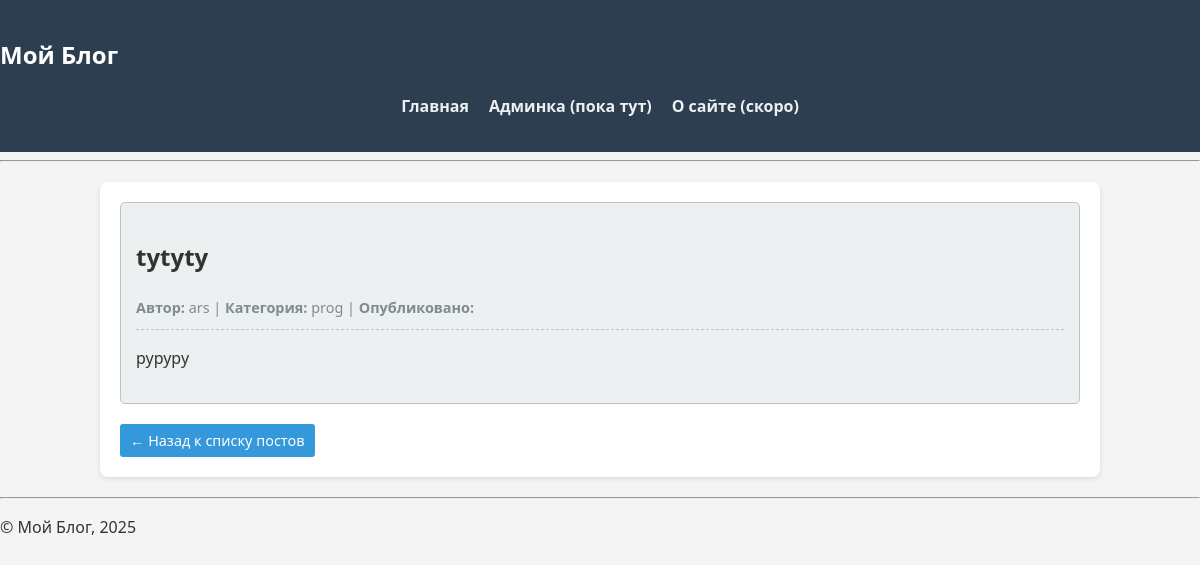
The app's page /blog/post/2/ with its own data.
### blog/models.py (models this page shows, shortened)
class Post(models.Model):
    title = models.CharField(max_length=200, verbose_name='Заголовок')
    content = models.TextField(verbose_name='Содержание')
    created_at = models.DateTimeField(auto_now_add=True, verbose_name='Дата создания')
    updated_at = models.DateTimeField(auto_now=True, verbose_name='Дата обновления')
    published_at = models.DateTimeField(blank=True, null=True, verbose_name='Дата публикации')
    category = models.ForeignKey(
        Category,
        on_delete=models.CASCADE,
        related_name='posts',
        verbose_name='Категория'
    )
    author = models.CharField(max_length=100, default='Аноним', verbose_name='Автор')
    class Meta:
        verbose_name = 'Пост'
        verbose_name_plural = 'Посты'
        ordering = ['-created_at']

class Category(models.Model):
    name = models.CharField(max_length=100)
    slug = models.SlugField(max_length=100, unique=True)
    class Meta:
        verbose_name = 'Категория'
        verbose_name_plural = 'Категории'

### blog/views.py (the view)
# urls.py: path('post/<int:post_id>/', views.post_detail, name='post_detail'),
def post_detail(request, post_id):
    post = get_object_or_404(Post, id=post_id)
    context = {
        'post': post
    }
    return render(request, 'blog/post_detail.html', context)

### templates/blog/post_detail.html (shortened to what this page needs)
{% extends 'blog/base.html' %}
{% block content %}
<div class="container">
    <article class="post-card">
        <h1>{{ post.title }}</h1>
        <div class="post-meta">
            <strong>Автор:</strong> {{ post.author }} |
            <strong>Категория:</strong> {{ post.category.name }} |
            <strong>Опубликовано:</strong> {{ post.published_at|date:"d E Y, H:i" }}
        </div>
        <div class="post-content">
            <p>{{ post.content | linebreaks }}</p>
        </div>
    </article>
    <a href="{% url 'blog:post_list' %}" class="read-more">← Назад к списку постов</a>
</div>
{% endblock %}

### static/blog/css/style.css (style rules this page uses)
body { font-family: 'Segoe UI', Tahoma, Geneva, Verdana, sans-serif; line-height: 1.6; margin: 0; padding: 0; background-color: #f4f4f4; color: #333; }
.container { width: 80%; margin: 20px auto; background: white; padding: 20px; border-radius: 8px; box-shadow: 0 2px 5px rgba(0,0,0,0.1); }
.post-card { border: 1px solid #bdc3c7; margin-bottom: 20px; padding: 15px; border-radius: 5px; background: #ecf0f1; transition: transform 0.2s ease; }
.post-meta { color: #7f8c8d; font-size: 0.9em; border-bottom: 1px dashed #bdc3c7; padding-bottom: 10px; }
.post-content { margin-top: 10px; }
.read-more { display: inline-block; background: #3498db; color: white; padding: 5px 10px; border-radius: 3px; text-decoration: none; font-size: 0.9em; }

### records on screen
Post: title "tytyty", author "ars", category.name "prog", content "pypypy"
